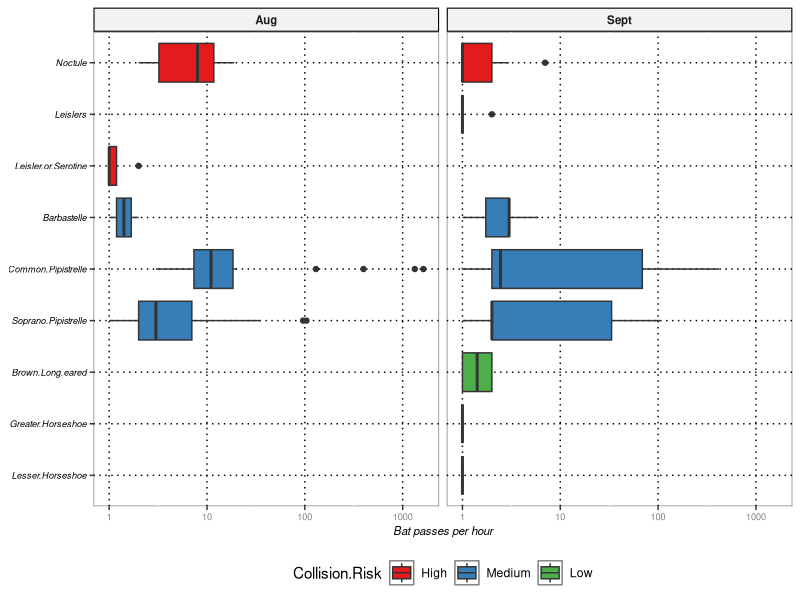
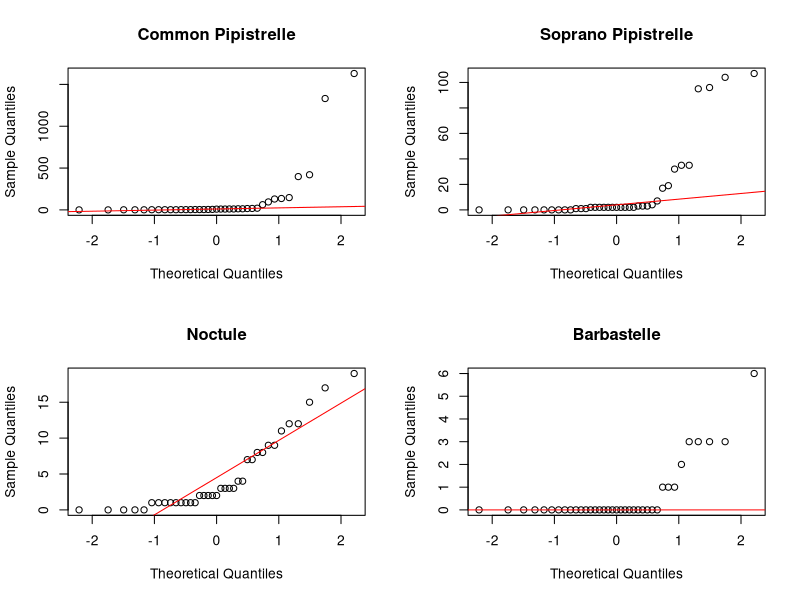
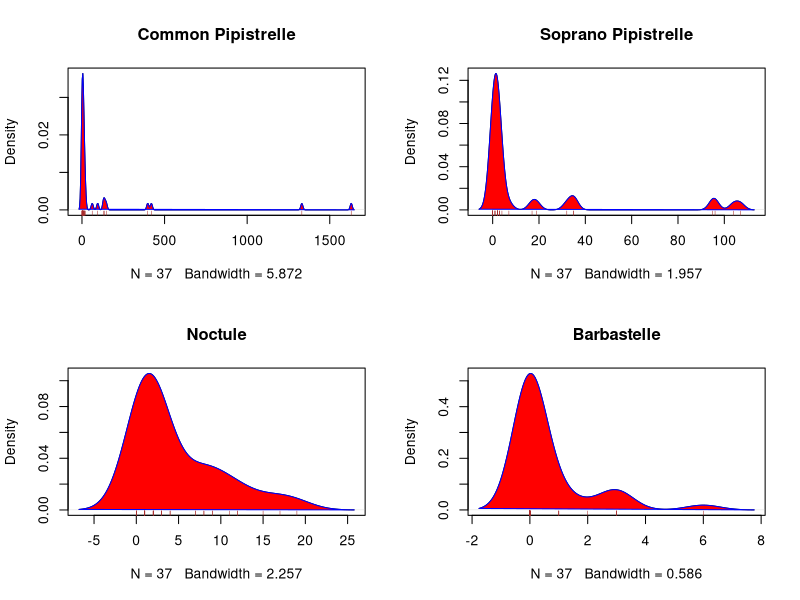
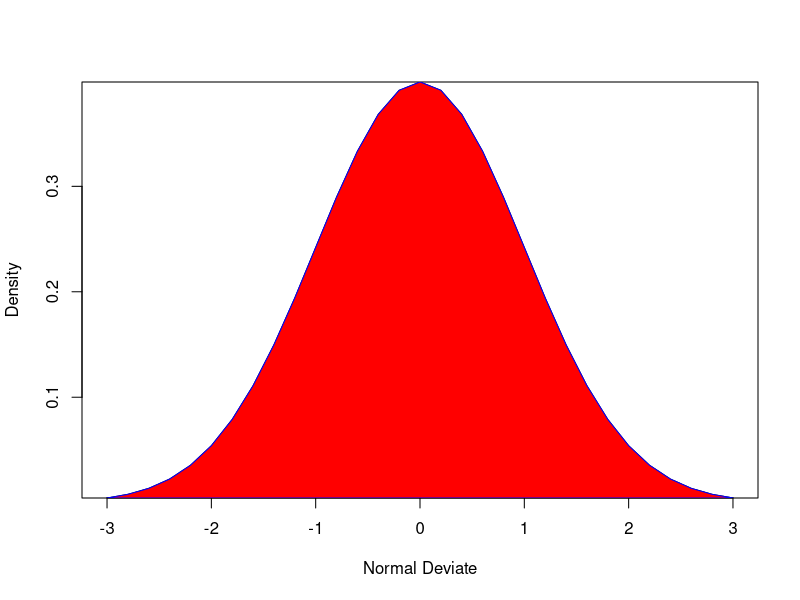
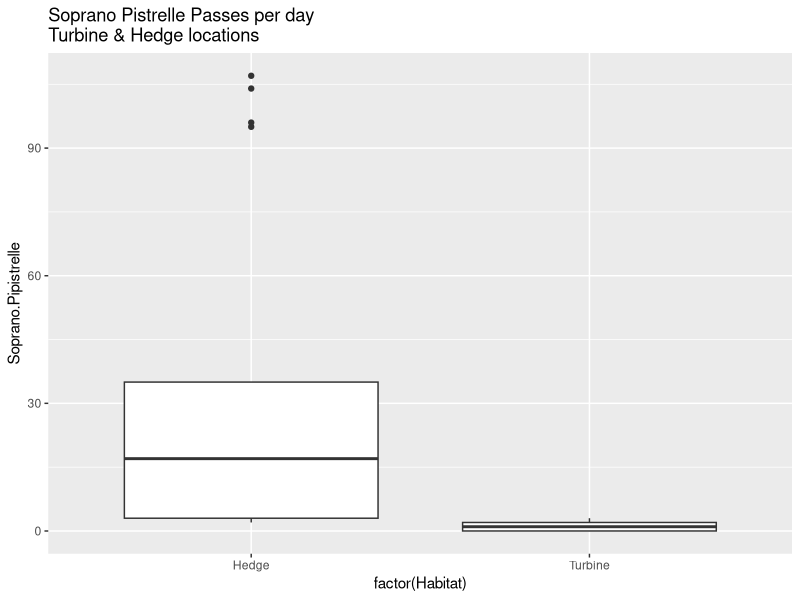
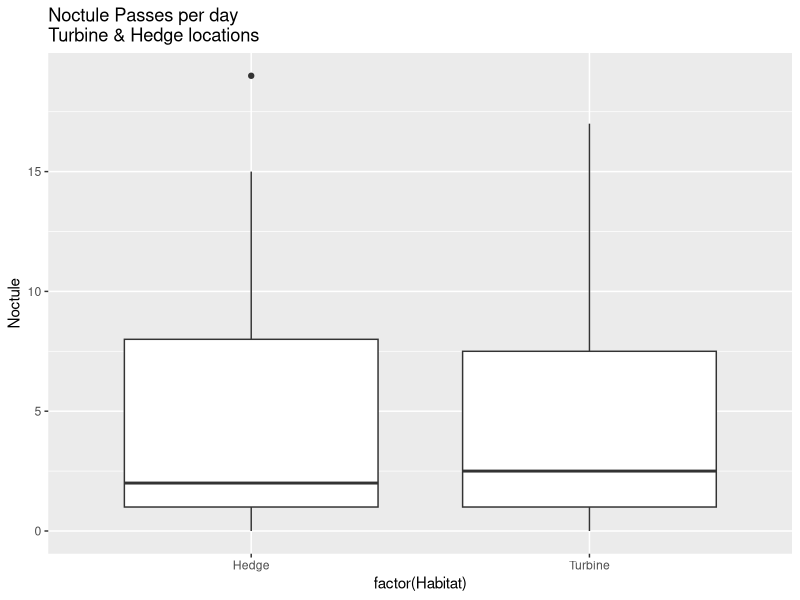
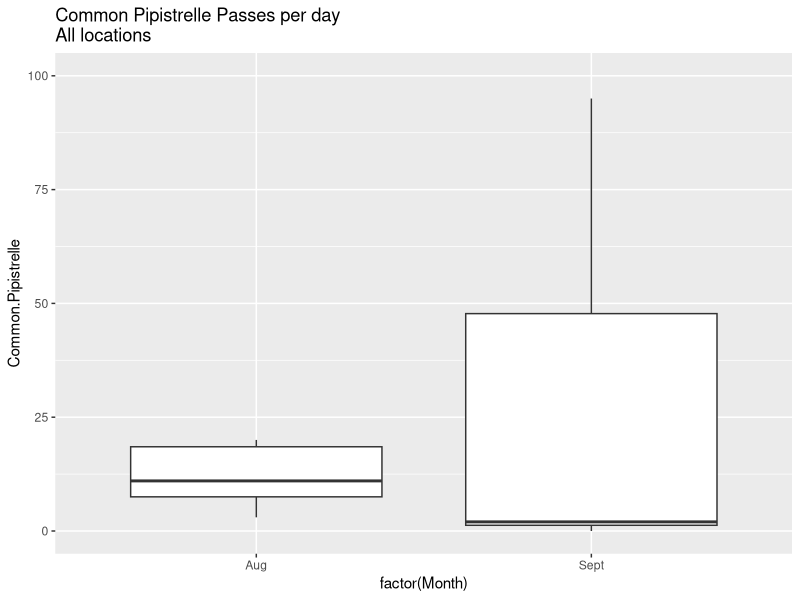
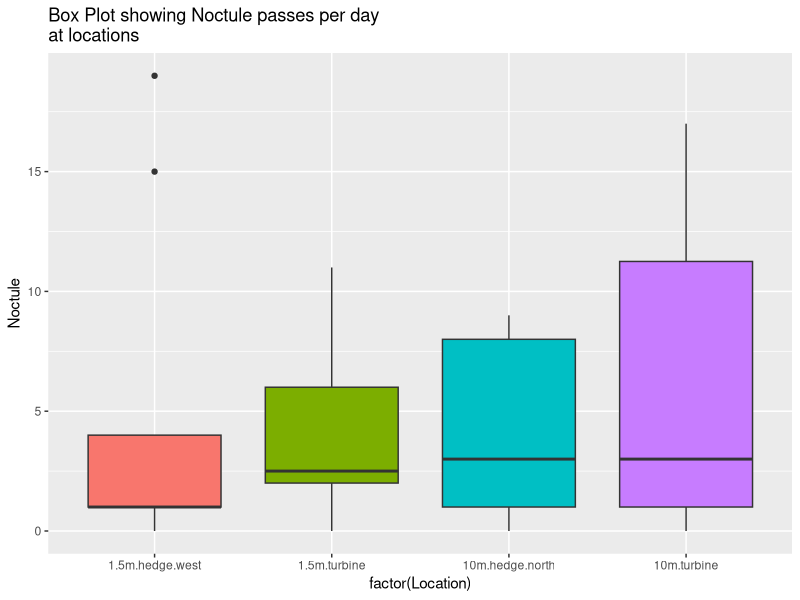

Generate these figures, in order, with R: (Note: this script raises an error after producing the figures.)
## ---- chunk 1
#Libraries used
library(ggplot2)
library(reshape2)
library(RColorBrewer)
library(knitr)
library(vegan)
library(nortest)


#R script to print the version of R used
version$version.string

## ---- chunk 2
## R scrpit that loads the data from the text file "BatSurveyData"
Batdata<-read.table("WindFarmData.txt", header=T)
## ---- chunk 3
attach(Batdata)
names(Batdata)

## ---- chunk 4
DataLook <-Batdata[1:10,1:6]
DataLook

##DataLook2 <-Batdata[1:10,7:10]
##DataLook2
##DataLook3 <-Batdata[1:10,11:14]
##DataLook3
## ---- chunk 5
#Make data a list so can be plotted in ggplot2
plotdata<- melt(Batdata)
## ---- chunk 6


#Add Collision Risk

plotdata$Collision.Risk <- ifelse(plotdata$variable == "Common.Pipistrelle","Medium",
                           ifelse(plotdata$variable == "Soprano.Pipistrelle","Medium",
                           ifelse(plotdata$variable == "Noctule", "High",
                           ifelse(plotdata$variable == "Leislers", "High", 
                           ifelse(plotdata$variable == "Leisler.or.Serotine", "High", 
                           ifelse(plotdata$variable == "Lesser.Horseshoe", "Low", 
                           ifelse(plotdata$variable == "Greater.Horseshoe", "Low", 
                           ifelse(plotdata$variable == "Brown.Long.eared", "Low", 
                           ifelse(plotdata$variable == "Barbastelle", "Medium", "error"
                                  )))))))))
#Make bat species graph in order
plotdata$variable<-ordered(plotdata$variable, levels=c("Lesser.Horseshoe", "Greater.Horseshoe", "Brown.Long.eared", "Soprano.Pipistrelle", "Common.Pipistrelle", "Barbastelle", "Leisler.or.Serotine", "Leislers", "Noctule"))

#Make Collision Risk an ordered factor - so it will graph in sequence
plotdata$Collision.Risk<-ordered(plotdata$Collision.Risk, levels=c("High", "Medium", "Low"))

#Presentation Plot ggplot2
ggplot(plotdata, aes(x=variable, y=value, fill=Collision.Risk)) + 
  geom_boxplot(notch=FALSE) +
  coord_flip() +
  facet_grid(~Month) +
  ylab("Bat passes per hour") +
  scale_y_continuous(trans="log10") +
  scale_fill_brewer(palette="Set1") +
  theme (legend.position="bottom") +
  theme (axis.title.y=element_blank()) +
  theme (axis.title.x=element_text(face="italic", colour="black", size=rel(0.75))) +
  theme (axis.text.y=element_text(face="italic", colour="black", size=rel(0.75)))+
  theme (axis.text.x=element_text(colour="gray50", size=rel(0.75)))+
  theme (strip.text=element_text(face="bold", size=rel(0.75))) +
  theme (strip.background = element_rect(fill="gray95", colour ="black", size=0.75))+
  theme (panel.background = element_rect(fill=NA, colour="gray50")) +
  theme (panel.grid.major = element_line(linetype="dotted", colour="black"))

## ---- chunk 7
par(mfrow=c(2,2))
qqnorm(Batdata$Common.Pipistrelle, main="Common Pipistrelle")
qqline(Batdata$Common.Pipistrelle, col="red")

qqnorm(Batdata$Soprano.Pipistrelle, main="Soprano Pipistrelle")
qqline(Batdata$Soprano.Pipistrelle, col="red")

qqnorm(Batdata$Noctule, main="Noctule")
qqline(Batdata$Noctule, col="red")

qqnorm(Batdata$Barbastelle, main="Barbastelle")
qqline(Batdata$Barbastelle, col="red")
par(mfrow=c(1,1))
## ---- chunk 8

par(mfrow=c(2,2))
d<- density(Batdata$Common.Pipistrelle)
plot(d, main = "Common Pipistrelle")
polygon(d, col="red", border="blue")
rug(Batdata$Common.Pipistrelle, col="brown")

d<- density(Batdata$Soprano.Pipistrelle)
plot(d, main = "Soprano Pipistrelle")
polygon(d, col="red", border="blue")
rug(Batdata$Soprano.Pipistrelle, col="brown")

d<- density(Batdata$Noctule)
plot(d, main = "Noctule")
polygon(d, col="red", border="blue")
rug(Batdata$Noctule, col="brown")

d<- density(Batdata$Barbastelle)
plot(d, main = "Barbastelle")
polygon(d, col="red", border="blue")
rug(Batdata$Barbastelle, col="brown")

par(mfrow=c(1,1))


## ---- chunk 9
x <- pretty(c(-3,3), 30)
y <- dnorm(x)
plot(x, y,
     type = "l",
     xlab = "Normal Deviate",
     ylab= "Density",
     yaxs = "i"
     )
polygon(x, y, col="red", border="blue")


## ---- chunk 10
ggplot(Batdata, aes(x=factor(Habitat), y=Soprano.Pipistrelle)) + geom_boxplot() + ggtitle("Soprano Pistrelle Passes per day\nTurbine & Hedge locations")
## ---- chunk 11

Hedgedata <- Batdata[Habitat=="Hedge",]
Turbinedata <- Batdata[Habitat=="Turbine",]

## ---- chunk 12
ggplot(Batdata, aes(x=factor(Habitat), y=Noctule)) + geom_boxplot() + ggtitle("Noctule Passes per day\nTurbine & Hedge locations")
## ---- chunk 13
ggplot(Batdata, aes(x=factor(Month), y=Common.Pipistrelle)) + geom_boxplot() + ggtitle("Common Pipistrelle Passes per day\nAll locations") +coord_cartesian(ylim =c(0,100))
## ---- chunk 14

Augustdata <- Batdata[Month=="Aug",]
Septemberdata <- Batdata[Month=="Sept",]

## ---- chunk 15
ggplot(Batdata, aes(x=factor(Location), y=Noctule)) + geom_boxplot(aes(fill=factor(Location))) + ggtitle("Box Plot showing Noctule passes per day\nat locations") + theme(legend.position="none")
## ---- chunk 16
ggplot(Batdata, aes(x=factor(Location), y=Common.Pipistrelle)) + geom_boxplot(aes(fill=factor(Location))) + ggtitle("Box Plot showing Common Pipistrelle passes per day\nat locations") + theme(legend.position="none") + scale_y_log10()
## ---- chunk 17
#Use forth root and set autotransform = FALSE
Assem.Bats <- (Batdata[,6:14])^(1/4)
Assem.Env <- Batdata[,1:5]

# NMDS with bray-curtis distance
nmds <- metaMDS(Assem.Bats, autotransform = FALSE, "bray", 2)

## ---- chunk 18
# vector holding the colors
cols <- c("red", "blue", "pink", "green")

# empty plot
plot(nmds, type = "n")

# Add points colored by Environmental Variable Management
points(nmds, col = cols[Assem.Env$Location], pch = 16)

# add legend
legend("topright", legend=levels(Assem.Env$Location), col=cols, pch = 16)

## ---- chunk 19
# vector holding the colors
cols <- c("red", "blue")

# empty plot
plot(nmds, type = "n")

# Add points colored by Environmental Variable Management
points(nmds, col = cols[Assem.Env$Habitat], pch = 16)

# add legend
legend("topright", legend=levels(Assem.Env$Habitat), col=cols, pch = 16)

## ---- chunk 20
# vector holding the colors
cols <- c("green", "orange")

# empty plot
plot(nmds, type = "n")

# Add points colored by Environmental Variable Management
points(nmds, col = cols[Assem.Env$Month], pch = 16)

# add legend
legend("topright", legend=levels(Assem.Env$Month), col=cols, pch = 16)

## ---- chunk 21
Assem.Dist <- vegdist(Assem.Bats, method="bray")
attach(Assem.Env)
Assem.ano <- anosim(Assem.Dist, Month, permutations = 9999)
summary(Assem.ano)
plot(Assem.ano)

## ---- chunk 22
Assem.ano <- anosim(Assem.Dist, Habitat, permutations = 9999)
summary(Assem.ano)
plot(Assem.ano)

## ---- chunk 23
par(mar = c(2.5, 1, 0.1, 0.1))
Assem.ano <- anosim(Assem.Dist, Location, permutations = 9999)
summary(Assem.ano)
plot(Assem.ano)

## ---- chunk 24

DataLook <-Batdata[,1:6]
DataLook
DataLook2 <-Batdata[,7:10]
DataLook2
DataLook3 <-Batdata[,11:14]
DataLook3
